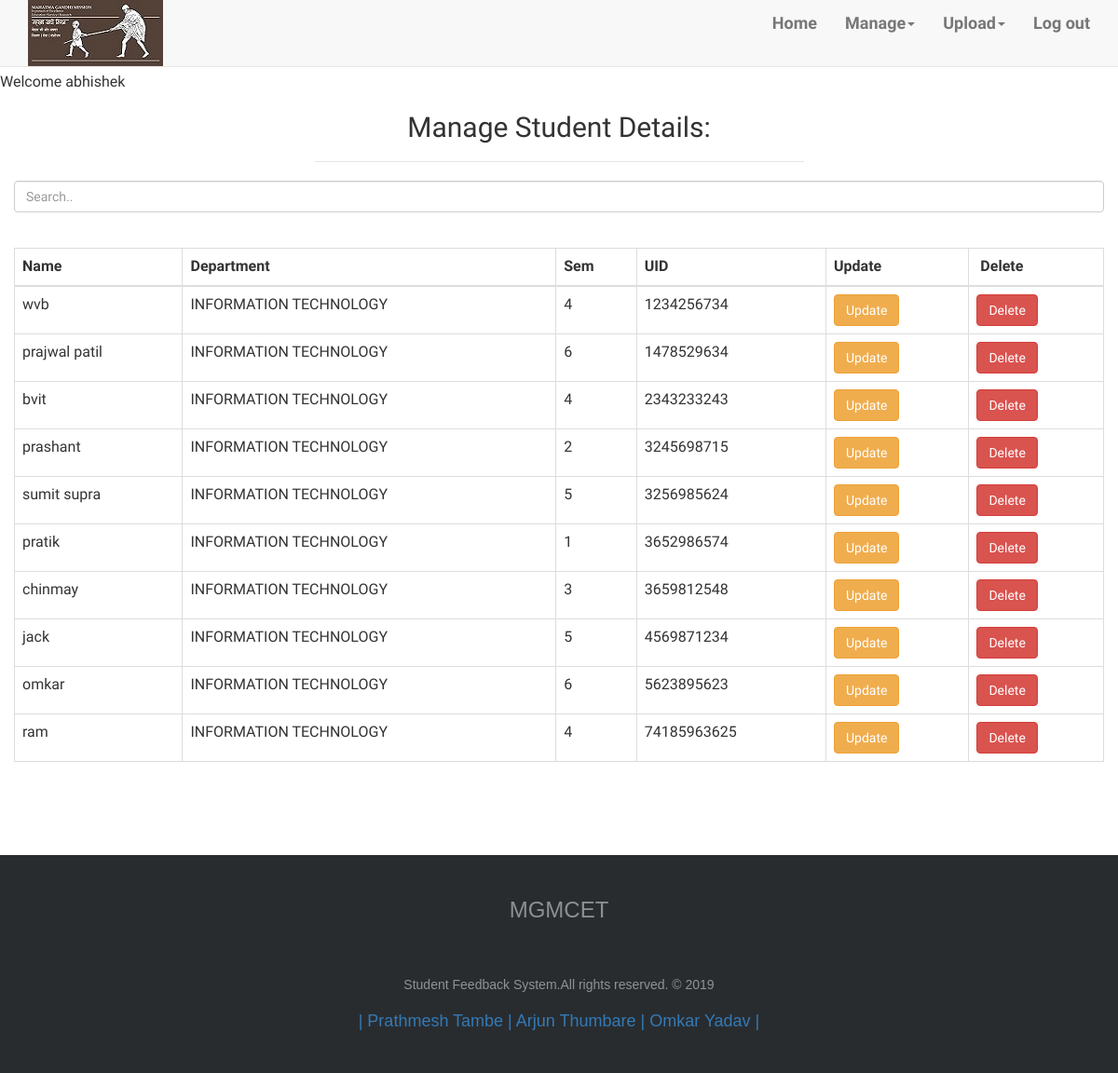
Screenshot of /editstu2.php (signed in) with the database file from the repository.
### tables this page shows
CREATE TABLE `student` (
  `Name` varchar(50) NOT NULL,
  `Dept` varchar(50) NOT NULL,
  `Sem` int(50) NOT NULL,
  `Email` varchar(50) NOT NULL,
  `UID` varchar(50) NOT NULL,
  `Password` varchar(50) NOT NULL
);

### editstu2.php (the view, shortened to what this page needs)
<?php
     if(isset($_SESSION["User"]))
      {
$tag= "Welcome"." ".$_SESSION["Name"];      }
      else
      {
          header('location:staff.php');
      }
    ?>
   <?php
           include 'database.php';
                      ?>
<!doctype HTML>
<html>
    <head>
<link rel="stylesheet" type="text/css" href="https://maxcdn.bootstrapcdn.com/bootstrap/3.3.7/css/bootstrap.min.css">
<link href="css/footer-basic-centered2.css" type="text/css" rel="stylesheet">
   <div class = "navbar navbar-default navbar-static-top">
      <div class="container ">
          <div class='navbar-header brand-name'>
              <a href="#" class="pull-left"><img src="img/logo.jpeg"></a>
            </div>
             <div class="collapse navbar-collapse navHeaderCollapse">
                <ul class = "nav navbar-nav navbar-right">
                  <li><a href = "sflogin.php">Home</a></li>
                   <li class="dropdown">
       <a href ="#" class="dropdown-toggle" data-toggle="dropdown">Manage<b class="caret"></b></a>
                       <li class="dropdown">
                  <a href ="#" class="dropdown-toggle" data-toggle="dropdown">Upload<b class="caret"></b></a>
                     <li><a href = "sflogout.php">Log out</a></li>
          </div>
      </div>
   </div>
    <?php echo $tag;?>
   <div class="container">
     <div class="row">
        <div class="col-md-3 col-sm-4 col-xs-12"></div>
            <div class="col-md-6 col-sm-4 col-xs-12">
   <form class="" form action="editstu2.php" method="post">
      <div class="col-md-12 text-center">
      <fieldset>  <legend><h2>Manage Student Details:<h2></legend> <p></p>
          <p></p></div>
          </div>
    <?php
               $sql = "SELECT Name,Dept,Sem,UID from student where Dept = '".$_SESSION['Dept']."'";
               $result = mysqli_query($conn, $sql);
          ?>  <div class="form-group">
                 <input class="form-control" id="input" type="text" placeholder="Search..">
          <br></div>
           <table class="table table-bordered">
                    <thead>
                     <tr>
                     <th>Name</th>
                     <th>Department</th>
                     <th>Sem</th>
                     <th>UID</th>
                     <th>Update</th>
                     <th>  &nbsp;Delete &nbsp; </th>
                     </tr>
                     </thead>
                     <tbody id="myTable">
                   <?php
                if(mysqli_num_rows($result)===0){
        echo '<tr><td colspan="6"><center>No Data Found</center></td></tr>';
      }else{
        while( $row = mysqli_fetch_array($result) )
        {
            ?>
                      <tr>
<td><?php echo $row["Name"]; ?></td>
<td><?php echo $row["Dept"]; ?></td>
<td><?php echo $row["Sem"]; ?></td>
<td><?php echo $row["UID"]; ?></td>
       <td><a  onclick="return confirm('Are you sure you want to update the entry..?')" href="updatestu2.php?UID=<?php echo $row['UID']; ?>"class="btn btn-ptimary btn-warning">Update</a></td>
     <td>  <a onclick="return confirm('Are you sure you want to delete the entry..?')" href="deletestu2.php?UID=<?php echo $row['UID']; ?>"class="btn btn-danger">Delete</a></td>
       </tr>
       <?php
        }
      }
                         ?>
       </table>
       </head>
<?php
        include'footer.php';
        ?>
   </body>
    </html>

### css/footer-basic-centered2.css (style rules this page uses)
.navbar-default { font-weight: bold; }
.navbar { margin-top: 0px; margin-bottom: 5px; font-size: 18px; }
.brand-name { padding-top: -5px; }

### rows the page displays
student: Name "wvb", Dept "INFORMATION TECHNOLOGY", Sem "4", UID "1234256734"
student: Name "prajwal patil", Dept "INFORMATION TECHNOLOGY", Sem "6", UID "1478529634"
student: Name "bvit", Dept "INFORMATION TECHNOLOGY", Sem "4", UID "2343233243"
student: Name "prashant", Dept "INFORMATION TECHNOLOGY", Sem "2", UID "3245698715"
student: Name "sumit supra", Dept "INFORMATION TECHNOLOGY", Sem "5", UID "3256985624"
student: Name "pratik", Dept "INFORMATION TECHNOLOGY", Sem "1", UID "3652986574"
student: Name "chinmay", Dept "INFORMATION TECHNOLOGY", Sem "3", UID "3659812548"
student: Name "jack", Dept "INFORMATION TECHNOLOGY", Sem "5", UID "4569871234"
student: Name "omkar", Dept "INFORMATION TECHNOLOGY", Sem "6", UID "5623895623"
student: Name "ram", Dept "INFORMATION TECHNOLOGY", Sem "4", UID "74185963625"

### other values shown
$tag "Welcome abhishek"
